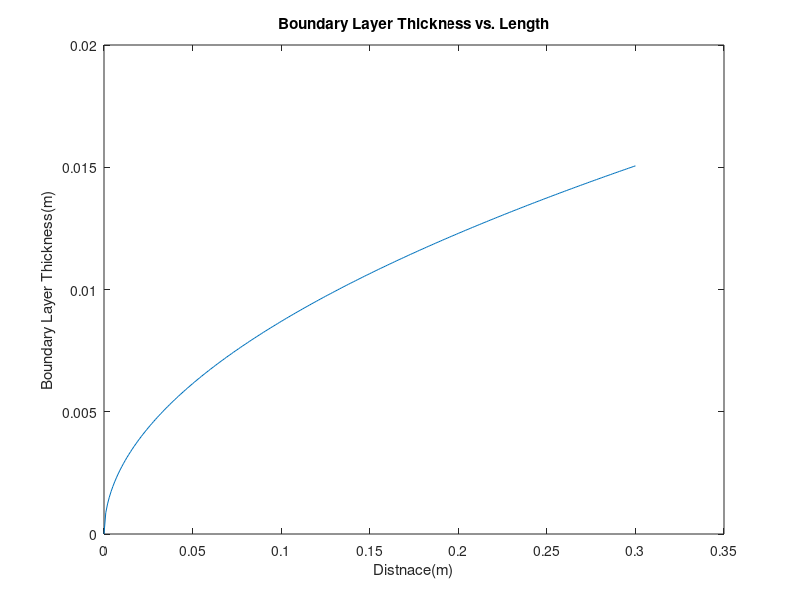

The MATLAB source for this figure:
clear all; close all; clc;

%% 4.1
xvals = (0:.1:30)/100;
deltax = @(x) 5*sqrt(1.5116*10^-5*x/.5);
figure(1);
plot(xvals,deltax(xvals));
title('Boundary Layer Thickness vs. Length')
xlabel('Distnace(m)');
ylabel('Boundary Layer Thickness(m)');
